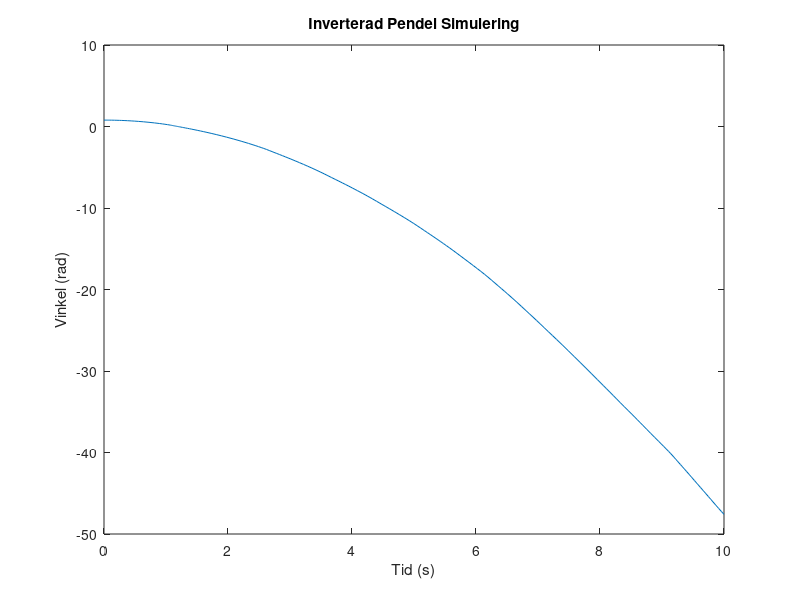

Here is the MATLAB script that generated this plot:
function inverted_pendulum_simulation()
    % Parametrar
    m = 1.0;   % Massa av pendelns ändpunkt (kg)
    g = 9.81;  % Tyngdacceleration (m/s^2)
    l = 1.0;   % Längden på pendelarmen (m)
    a = 0.1;   % Amplitud av den vertikala drivningskraften (m)
    omega = 1; % Frekvens av den vertikala drivningskraften (rad/s)

    % Initialvärden
    theta = pi / 4;         % Startvinkel (45 grader)
    theta_dot = 0;         % Startvinkelhastighet
    tspan = [0 10];         % Simuleringsintervall [Starttid, Sluttid]

    % Skapa en funktion för differentialekvationen
    pendulum_equation = @(t, y) pendulum_dynamics(t, y, m, g, l, a, omega);

    % Lösa differentialekvationen med ode45
    [time, results] = ode45(pendulum_equation, tspan, [theta, theta_dot]);

    % Extrahera vinklar från resultaten
    angles = results(:, 1);

    % Plotta resultatet
    figure;
    plot(time, angles);
    xlabel('Tid (s)');
    ylabel('Vinkel (rad)');
    title('Inverterad Pendel Simulering');
end

function dydt = pendulum_dynamics(t, y, m, g, l, a, omega)
    % State variables
    theta = y(1);
    theta_dot = y(2);

    % Rörelseekvationen
    theta_ddot = (-m * g * l * sin(theta)) / (m * l * (cos(theta) * theta_dot) + m * g * l * sin(theta));

    dydt = [theta_dot; theta_ddot];
end

% Anropa simuleringen
